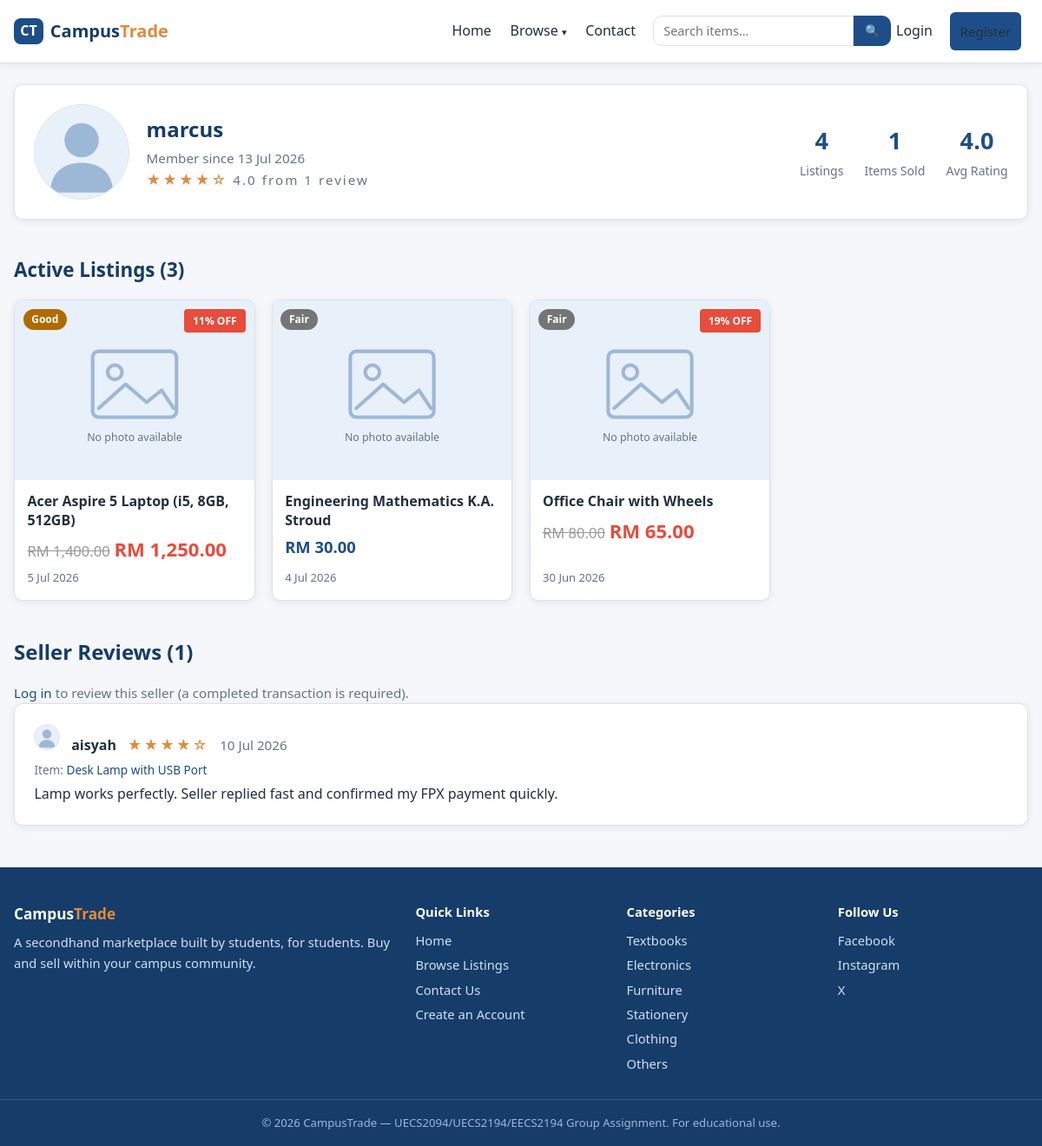
Before: /seller.php?id=5 with the older database file.
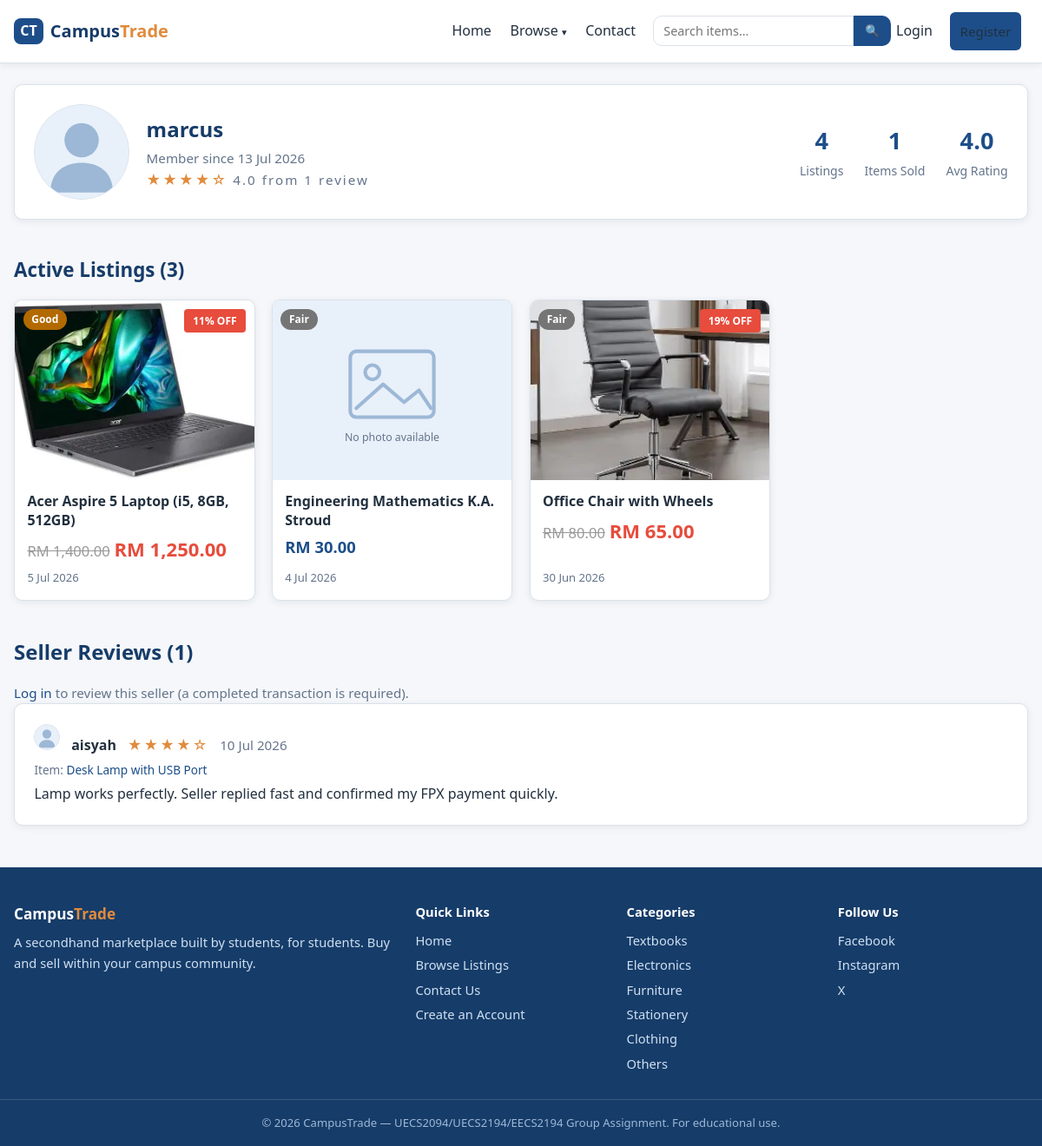
After: the same page with the newer database file.
### tables this page shows
CREATE TABLE listings (
  listing_id     INT AUTO_INCREMENT PRIMARY KEY,
  user_id        INT NOT NULL,
  title          VARCHAR(100) NOT NULL,
  description    TEXT NOT NULL,
  price          DECIMAL(10,2) NOT NULL,
  original_price DECIMAL(10,2) NULL,
  is_discounted  TINYINT(1) NOT NULL DEFAULT 0,
  discounted_at  DATETIME NULL,
  category       VARCHAR(50) NOT NULL,
  item_condition ENUM('New','Like New','Good','Fair') NOT NULL,
  image          VARCHAR(255) NULL,
  status         ENUM('Available','Sold','Reserved') NOT NULL DEFAULT 'Available',
  created_at     DATETIME NOT NULL DEFAULT CURRENT_TIMESTAMP,
  updated_at     DATETIME NULL ON UPDATE CURRENT_TIMESTAMP,
  CONSTRAINT fk_listings_user FOREIGN KEY (user_id)
    REFERENCES users(user_id) ON DELETE CASCADE
);

### seller.php (the view, shortened to what the changed rows need)
<?php
require_once __DIR__ . '/includes/db.php';
$seller_id = (int) ($_GET['id'] ?? $_POST['seller_id'] ?? 0);
$stmt = $conn->prepare('SELECT user_id, username, profile_image, created_at FROM users WHERE user_id = ?');
$stmt->bind_param('i', $seller_id);
$stmt->execute();
$seller = $stmt->get_result()->fetch_assoc();
$stmt = $conn->prepare(
    "SELECT listing_id, title, price, original_price, is_discounted, item_condition, image, status, created_at
     FROM listings
     WHERE user_id = ? AND status <> 'Sold'
     ORDER BY created_at DESC"
);
$stmt->bind_param('i', $seller_id);
$stmt->execute();
$active_listings = $stmt->get_result()->fetch_all(MYSQLI_ASSOC);
$stmt = $conn->prepare(
    'SELECT r.review_id, r.reviewer_id, r.rating, r.comment, r.created_at,
            u.username AS reviewer_name, u.profile_image AS reviewer_image,
            l.title AS listing_title, l.listing_id
     FROM reviews r
     JOIN users u ON r.reviewer_id = u.user_id
     LEFT JOIN listings l ON r.listing_id = l.listing_id
     WHERE r.seller_id = ?
     ORDER BY r.created_at DESC'
);
$stmt->bind_param('i', $seller_id);
$stmt->execute();
$reviews = $stmt->get_result()->fetch_all(MYSQLI_ASSOC);
require_once __DIR__ . '/includes/header.php';
?>
<div class="container">
    <section class="seller-profile-head card">
        <div>
            <h1><?= e($seller['username']) ?></h1>
        </div>
    </section>
    <section class="section">
        <h2 class="section-title">Active Listings (<?= count($active_listings) ?>)</h2>
        <?php if (!$active_listings): ?>
            <p class="empty-state">This seller has no active listings right now.</p>
        <?php else: ?>
            <div class="card-grid">
                <?php foreach ($active_listings as $item): ?>
                    <a class="item-card" href="item.php?id=<?= (int) $item['listing_id'] ?>">
                        <div class="item-image">
                            <img src="<?= e(listing_image($item['image'])) ?>" alt="<?= e($item['title']) ?>">
                            <span class="badge <?= condition_class($item['item_condition']) ?>"><?= e($item['item_condition']) ?></span>
                            <?php if ($item['status'] === 'Reserved'): ?>
                                <span class="badge status-reserved">Reserved</span>
                            <?php elseif (has_discount($item)): ?>
                                <span class="discount-badge"><?= discount_pct($item) ?>% OFF</span>
                            <?php endif; ?>
                        </div>
                        <div class="item-body">
                            <h3 class="item-title"><?= e($item['title']) ?></h3>
                            <p class="item-price"><?= price_html($item) ?></p>
                            <p class="item-meta"><span><?= format_date($item['created_at']) ?></span></p>
                        </div>
                    </a>
                <?php endforeach; ?>
            </div>
        <?php endif; ?>
    </section>
    <section class="reviews-section">
        <h2>Seller Reviews (<?= count($reviews) ?>)</h2>
    </section>
</div>
<?php require_once __DIR__ . '/includes/footer.php'; ?>

### includes/functions.php (shortened to what the changed rows need)
<?php
function e(?string $value): string
{
    return htmlspecialchars($value ?? '', ENT_QUOTES, 'UTF-8');
}
function format_price(float $price): string
{
    return 'RM ' . number_format($price, 2);
}
function format_date(string $datetime): string
{
    return date('j M Y', strtotime($datetime));
}
function condition_class(string $condition): string
{
    return 'badge-' . strtolower(str_replace(' ', '-', $condition));
}
function listing_image(?string $image): string
{
    if ($image !== null && $image !== '' && is_file(UPLOAD_DIR . $image)) {
        return 'uploads/' . rawurlencode($image);
    }
    return 'images/placeholder.svg';
}
function has_discount(array $listing): bool
{
    return !empty($listing['is_discounted']) && $listing['original_price'] !== null;
}
function discount_pct(array $listing): int
{
    $original = (float) $listing['original_price'];
    return (int) round(($original - (float) $listing['price']) / $original * 100);
}
function price_html(array $listing): string
{
    if (has_discount($listing)) {
        return '<span class="original-price">' . format_price((float) $listing['original_price']) . '</span> '
             . '<span class="discounted-price">' . format_price((float) $listing['price']) . '</span>';
    }
    return format_price((float) $listing['price']);
}

Changed rows visible on the page:
changed listings "RM 1,250.00": image: picture added in place of a placeholder
changed listings "RM 65.00": image: picture added in place of a placeholder
